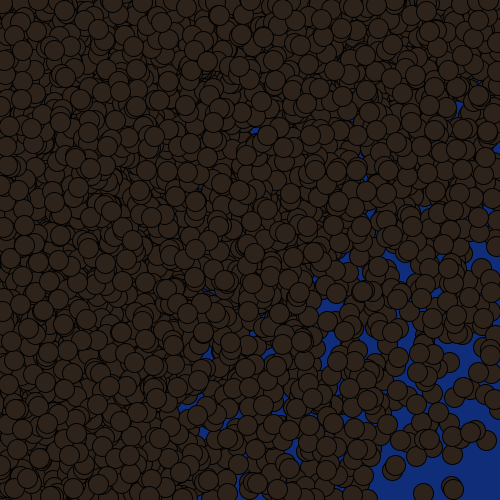
Frame 1 (no input)
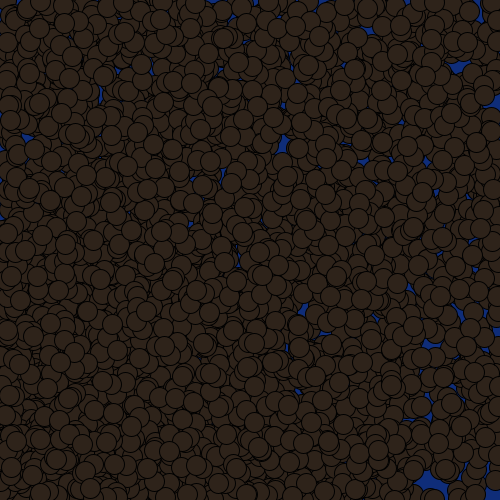
Frame 60 (the mouse pressed at the canvas centre just before this capture)
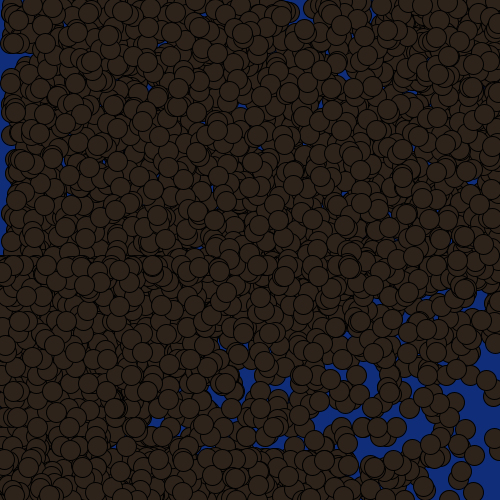
Frame 120 (the mouse held since frame 60 and released just before this capture)

The Processing sketch that drew these frames (run headless with seeded random() and noise(); from frame 60 on, the mouse is pressed at the canvas centre):

// Processing sketch: processing_26562
// ── processing_26562.pde

Circle[] circles;
float gravity =0.1;
float friction = -0.9;

void setup () {
  size(500,500);
  smooth();
  fill(46,35,26);
  circles = new Circle[2500];
  for(int i =0; i < circles. length; i++) {
    circles[i] = new Circle(random(height), random(width), random(20), random(-1), random(10));
  }
}
void draw() {
  background(15,45,121);
  for(int i = 0; i < circles.length; i ++) {
    circles[i]. display();
    circles[i].move();
  }
}

class Circle {
  float x, y, vx,vy, diameter;
  Circle(float xpos, float ypos, float dia, float friction, float gravity) {
    x = xpos;
    y = ypos;
    dia = diameter;
    vx= 0.09;
    vy= 0.9;
    
  }
  void display() {
    ellipse(x,random(y),20,20);
    ellipse(random(x), y,20,20);
  }
  void move () {
   vy += gravity;
    x += vx;
    y += vy;
    if (x > width) {
      x = width;
      vx *= friction; 
    }
    else if (x  < 0) { 
      x = 0;
      vx *= friction;
    }
    if (y  > height) {
      y = height;
      vy *= friction; 
    } 
    else if (y < 0) {
      y = 0;
      vy *= friction;
    }
    
  }
} 
